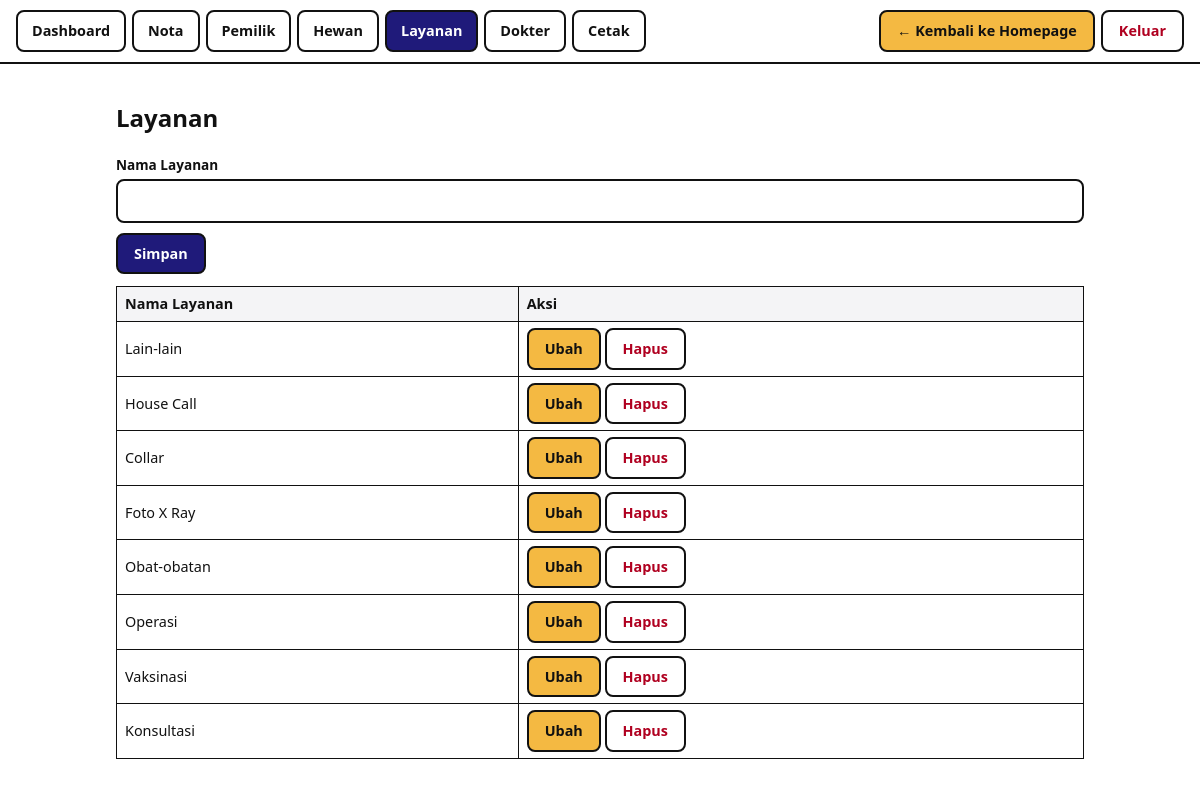
/crud.php?t=layanan (signed in), run on the app's committed database.
### tables this page shows
CREATE TABLE `layanan` (
  `id` int(11) NOT NULL,
  `nama` varchar(100) NOT NULL
);

### crud.php (the view, shortened to what this page needs)
<?php
require 'config.php'; auth(); chk();
$T = [
  'pemilik' => ['Pemilik', ['nama' => ['Nama', 'text'], 'alamat' => ['Alamat', 'text'], 'telepon' => ['Telepon', 'text']]],
  'hewan' => ['Hewan', ['pemilik_id' => ['Pemilik', 'fk:pemilik:nama'], 'nama' => ['Nama Hewan', 'text'],
    'jenis_hewan' => ['Jenis Hewan', 'enum:Anjing,Kucing,Kera,Unggas,Lainnya'], 'ras' => ['Jenis / Ras', 'text']]],
  'layanan' => ['Layanan', ['nama' => ['Nama Layanan', 'text']]],
  'dokter' => ['Dokter Hewan', ['nama' => ['Nama Dokter', 'text']]],
];
$t = $_GET['t'] ?? 'pemilik'; if (!isset($T[$t])) $t = 'pemilik';
[$jud, $F] = $T[$t];
$opt = [];
$edit = isset($_GET['edit']) ? (q("SELECT * FROM `$t` WHERE id=?", [(int)$_GET['edit']])->fetch() ?: []) : [];
$rows = q("SELECT * FROM `$t` ORDER BY id DESC")->fetchAll();
head($jud, $t); ?>
<h2><?= e($jud) ?></h2>
<form method="post" action="crud.php?t=<?= $t ?>">
<div class="f">
<?php foreach ($F as $c => $d): $val = $edit[$c] ?? ''; ?>
<div><label><?= e($d[0]) ?></label>
<?php if (isset($opt[$c])): ?><select name="<?= $c ?>"><option value="">Pilih</option>
<?php foreach ($opt[$c] as $k => $l): ?><option value="<?= $k ?>" <?= $val == $k ? 'selected' : '' ?>><?= e($l) ?></option><?php endforeach ?></select>
<?php elseif (str_starts_with($d[1], 'enum:')): ?><select name="<?= $c ?>">
<?php foreach (explode(',', substr($d[1], 5)) as $o): ?><option <?= $val === $o ? 'selected' : '' ?>><?= e($o) ?></option><?php endforeach ?></select>
<?php else: ?><input name="<?= $c ?>" value="<?= e($val) ?>"><?php endif ?></div>
<?php endforeach ?>
</div>
<button>Simpan</button> <?php if ($edit): ?><a class="btn y" href="crud.php?t=<?= $t ?>">Batal</a><?php endif ?>
</form>
<div class="x"><table><tr><?php foreach ($F as $d): ?><th><?= e($d[0]) ?></th><?php endforeach ?><th>Aksi</th></tr>
<?php foreach ($rows as $r): ?><tr>
<?php foreach ($F as $c => $d): ?><td><?= e(isset($opt[$c]) ? ($opt[$c][$r[$c]] ?? '') : $r[$c]) ?></td><?php endforeach ?>
<td><a class="btn y" href="crud.php?t=<?= $t ?>&edit=<?= $r['id'] ?>">Ubah</a>
<form method="post" action="crud.php?t=<?= $t ?>" style="display:inline" onsubmit="return confirm('Hapus data ini?')">
<input type="hidden" name="tk" value="<?= tok() ?>"><input type="hidden" name="act" value="del"><input type="hidden" name="id" value="<?= $r['id'] ?>"><button class="r" style="background:#fff;color:#b00020">Hapus</button></form></td></tr>
<?php endforeach; if (!$rows) echo '<tr><td colspan="' . (count($F) + 1) . '">Belum ada data</td></tr>'; ?></table></div>
<?php foot();

### config.php (shortened to what this page needs)
<?php
try {
  $pdo = new PDO('mysql:host=localhost;dbname=bobo_klinik;charset=utf8mb4', 'root', '', [
    PDO::ATTR_ERRMODE => PDO::ERRMODE_EXCEPTION,
    PDO::ATTR_DEFAULT_FETCH_MODE => PDO::FETCH_ASSOC,
  ]);
} catch (PDOException $x) {
  die('Koneksi gagal. Pastikan MySQL di XAMPP aktif dan database.sql sudah diimpor.');
}
function q($sql, $p = []) { global $pdo; $s = $pdo->prepare($sql); $s->execute($p); return $s; }
function e($s) { return htmlspecialchars((string)$s, ENT_QUOTES, 'UTF-8'); }
function css() { return '<style>
:root{color-scheme:light}
*{box-sizing:border-box}
body{margin:0;font-family:system-ui,Arial,sans-serif;background:#fff;color:#111;line-height:1.5}
.w{max-width:1000px;margin:0 auto;padding:16px}
nav.tabs{display:flex;flex-wrap:wrap;gap:6px;border-bottom:2px solid #111;padding:10px 16px;align-items:center}
nav.tabs a.t{padding:8px 14px;border:2px solid #111;border-radius:8px;text-decoration:none;color:#111;font-weight:700;font-size:.9rem}
nav.tabs a.t.on{background:#1f1a7a;color:#fff}
.btn,button{background:#1f1a7a;color:#fff;border:2px solid #111;border-radius:8px;padding:8px 16px;font:inherit;font-weight:700;font-size:.9rem;cursor:pointer;text-decoration:none;display:inline-block}
.btn.y{background:#f4b942;color:#111}.btn.r{background:#fff;color:#b00020}
table{width:100%;border-collapse:collapse}th,td{border:1px solid #111;padding:6px 8px;text-align:left;font-size:.9rem}th{background:#f4f4f6}
input,select{padding:8px;border:2px solid #111;border-radius:8px;font:inherit;width:100%;background:#fff;color:#111}
label{font-weight:700;font-size:.85rem;display:block;margin-bottom:3px}
.f{display:grid;grid-template-columns:repeat(auto-fit,minmax(200px,1fr));gap:10px;margin-bottom:10px}
.cards{display:grid;grid-template-columns:repeat(auto-fit,minmax(200px,1fr));gap:12px;margin-bottom:20px}
.c{border:2px solid #111;border-radius:12px;padding:14px}.c b{display:block;font-size:1.5rem}
.msg{padding:10px;border:2px solid #111;border-radius:8px;margin:10px 0;background:#f4f4f6}
.x{overflow-x:auto;margin:12px 0}.bar{height:12px;background:#1f1a7a;border-radius:6px}
.n{border:2px solid #111;padding:20px;max-width:720px;margin:12px auto}.n h1{margin:0;text-align:center;color:#1f1a7a}.n .s{text-align:center;font-size:.85rem;font-weight:700}
@media print{.np{display:none!important}.w{max-width:none;padding:0}.n{border:0}}
</style>'; }
function head($t, $a = '') {
  $tabs = ['dashboard.php' => ['Dashboard', 'd'], 'nota.php' => ['Nota', 'n'], 'crud.php?t=pemilik' => ['Pemilik', 'pemilik'],
    'crud.php?t=hewan' => ['Hewan', 'hewan'], 'crud.php?t=layanan' => ['Layanan', 'layanan'], 'crud.php?t=dokter' => ['Dokter', 'dokter'], 'cetak.php' => ['Cetak', 'cetak']];
  echo '<!DOCTYPE html><html lang="id"><head><meta charset="utf-8"><meta name="viewport" content="width=device-width,initial-scale=1"><title>' . e($t) . ' – BOBO Klinik</title>' . css() . '</head><body><nav class="tabs np">';
  foreach ($tabs as $u => [$l, $k]) echo '<a class="t ' . ($a === $k ? 'on' : '') . '" href="' . $u . '">' . $l . '</a>';
  echo '<span style="flex:1"></span><a class="btn y" href="../index.html">← Kembali ke Homepage</a><a class="btn r" href="logout.php">Keluar</a></nav><main class="w">';
}
function foot() { echo '</main></body></html>'; }

### config.php (style rules this page uses)
:root { color-scheme:light }
* { box-sizing:border-box }
body { margin:0;font-family:system-ui,Arial,sans-serif;background:#fff;color:#111;line-height:1.5 }
.w { max-width:1000px;margin:0 auto;padding:16px }
nav.tabs { display:flex;flex-wrap:wrap;gap:6px;border-bottom:2px solid #111;padding:10px 16px;align-items:center }
nav.tabs a.t { padding:8px 14px;border:2px solid #111;border-radius:8px;text-decoration:none;color:#111;font-weight:700;font-size:.9rem }
nav.tabs a.t.on { background:#1f1a7a;color:#fff }
.btn,button { background:#1f1a7a;color:#fff;border:2px solid #111;border-radius:8px;padding:8px 16px;font:inherit;font-weight:700;font-size:.9rem;cursor:pointer;text-decoration:none;display:inline-block }
.btn.y { background:#f4b942;color:#111 }
.btn.r { background:#fff;color:#b00020 }
table { width:100%;border-collapse:collapse }
th,td { border:1px solid #111;padding:6px 8px;text-align:left;font-size:.9rem }
th { background:#f4f4f6 }
input,select { padding:8px;border:2px solid #111;border-radius:8px;font:inherit;width:100%;background:#fff;color:#111 }
label { font-weight:700;font-size:.85rem;display:block;margin-bottom:3px }
.f { display:grid;grid-template-columns:repeat(auto-fit,minmax(200px,1fr));gap:10px;margin-bottom:10px }
.x { overflow-x:auto;margin:12px 0 }

### data on the page
layanan: nama "Lain-lain"
layanan: nama "House Call"
layanan: nama "Collar"
layanan: nama "Foto X Ray"
layanan: nama "Obat-obatan"
layanan: nama "Operasi"
layanan: nama "Vaksinasi"
layanan: nama "Konsultasi"

### other printed values
$l "Dashboard"
$l "Nota"
$l "Pemilik"
$l "Hewan"
$l "Layanan"
$l "Dokter"
$l "Cetak"
$jud "Layanan"
$d[0] "Nama Layanan"
